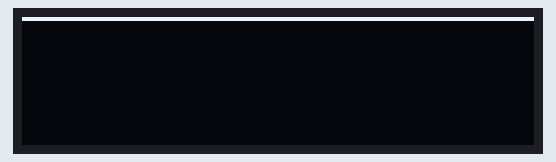
Simulated run of this sketch. Board: Arduino Uno, built with avr-gcc and run on an emulated ATmega328P. Parts: 128×32 one-colour display. The display library's start-up logo is not drawn.

Above: at 2.89 s.
At 21.63 s:
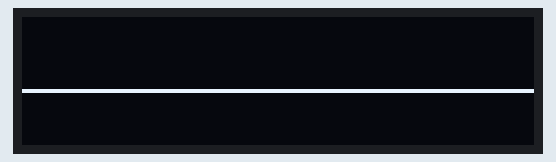
At 39.53 s:
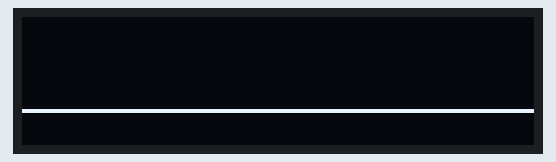

The sketch:

197-oled-grafico.ino
```cpp
#include <Wire.h>
#include <Adafruit_GFX.h>
#include <Adafruit_SSD1306.h>

#define SCREEN_WIDTH 128 // OLED display width, in pixels
#define SCREEN_HEIGHT 32 // OLED display height, in pixels

// Declaration for an SSD1306 display connected to I2C (SDA, SCL pins)
#define OLED_RESET     4 // Reset pin # (or -1 if sharing Arduino reset pin)
Adafruit_SSD1306 display(SCREEN_WIDTH, SCREEN_HEIGHT, &Wire, OLED_RESET);


void setup() {
  if(!display.begin(SSD1306_SWITCHCAPVCC, 0x3C)) { // Address 0x3C for 128x32
    Serial.println(F("SSD1306 allocation failed"));
    for(;;); // Don't proceed, loop forever
  }
  // Show initial display buffer contents on the screen --
  // the library initializes this with an Adafruit splash screen.
  display.display();
  // Clear the buffer
  display.clearDisplay();

}

void loop() {

  for (int x = 0; x < 128; x++) {
    display.clearDisplay();
    display.drawPixel(x, 10, WHITE);
    display.display();
  }
  delay(1000);
  for (int y = 0; y < 32; y++) {
    display.clearDisplay();
    display.drawLine(0, y, 128, y, WHITE);
    display.display();
  }
  for (int y = 32; y >= 0; y--) {
    display.clearDisplay();
    display.drawLine(0, y, 128, y, WHITE);
    display.display();
  }
  delay(1000);
}
```
